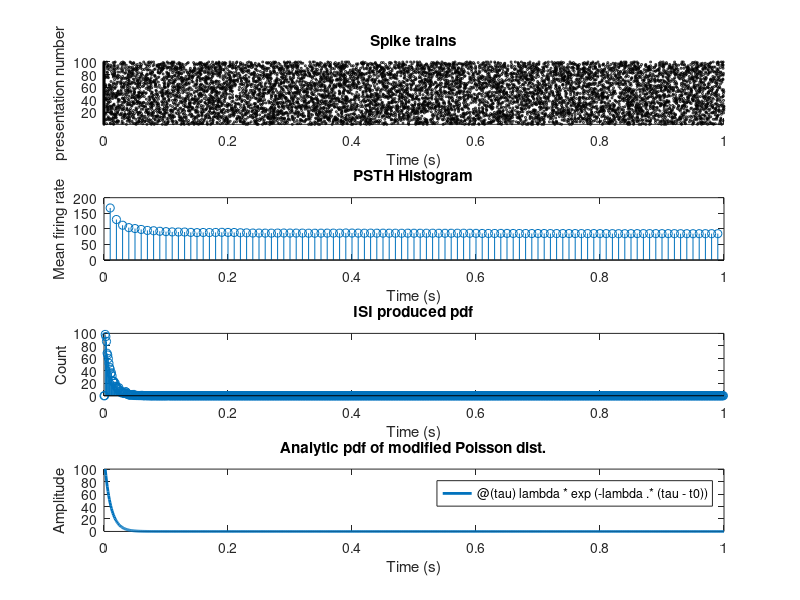
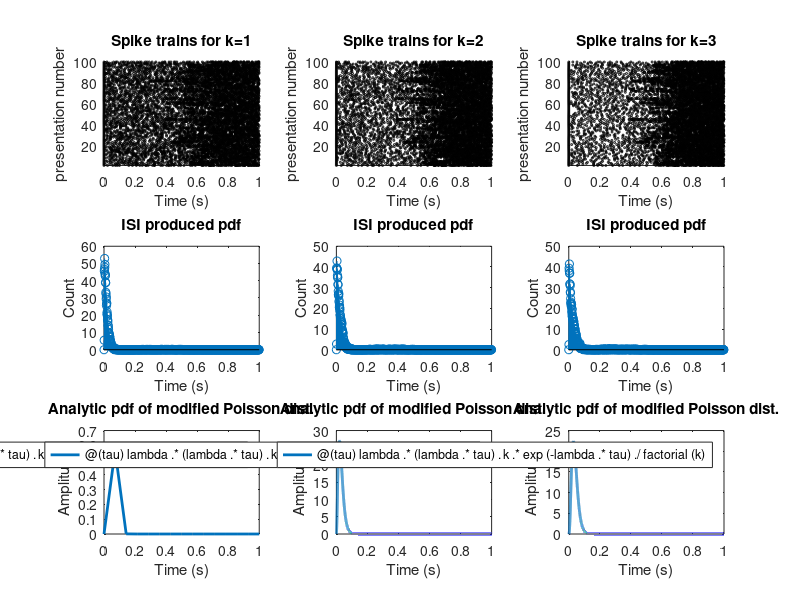

Here is the MATLAB script that generated these plots, in order:
%  SBE2, Johns Hopkins University
%  Homework #5
%
%  Created by Greg Kiar on 10.03.2015 (c)

clc

%% q1

% a
lambda = 100; %spikes per second
t0 = 0.002; % seconds
p2 = @(tau) lambda* exp (-lambda .* (tau - t0) );
F2 = @(tau) 1 - p2(tau)./lambda;
F2_inv = @(u) -1/lambda * log (1-u) + t0;
T = 1;
dt = 0.001;
figure (1)
clf
subplot(411);
trains = zeros(100, 1000);
for ii = 1:100
    t = 0;
    n = 1;
    while ( t < T )
        spikes{ii}(n) = t;
        u = rand();
        tau = F2_inv(u);
        t = tau+t;
        n = n+1;
    end
    scatter(spikes{ii}, ii*ones(1,length(spikes{ii})), 2, 'k');
    hold on
end
ylim([1 inf]); ylabel('presentation number');
xlabel('Time (s)'); title('Spike trains');

% b
isis = [];
for ii = 1:100
    for jj = 1:length(spikes{ii})-1
        temp(jj) = abs(spikes{ii}(jj) - spikes{ii}(jj+1));
    end
    isis = [isis, temp];
end
mean(isis)
% c
% there is no "post stimulus"... the stimulus is always present, at least
% that is what we were told to do in the question...
psth = zeros(1, 100);
subplot(412);
for ii = 0:100-0.01
    temp = 0;
    for jj = 1:100
        temp = temp + sum(spikes{jj} < ii*0.01);
    end
    psth(ii+1) = temp/(ii*0.01)/100;
end
stem(0:0.01:1-0.01,psth);
ylabel('Mean firing rate'); xlabel('Time (s)'); title('PSTH Histogram');

% d
isih = zeros(1, 1000);
subplot(413)
for ii = 0:1000-0.001
    isih(ii+1) = sum(isis >= ii*0.001 & isis < (ii+1)*0.001);
end
isih = isih/sum(isih)/dt;
stem(0:0.001:1-0.001,isih);
ylabel('Count');
xlabel('Time (s)'); title('ISI produced pdf');

subplot(414)
fplot(p2, [t0 1]);
xlim([0 1])
set(findobj(gca, 'Type', 'Line'), 'LineWidth', 2);
ylabel('Amplitude');
xlabel('Time (s)'); title('Analytic pdf of modified Poisson dist.');


%% q2
lambda = 100; %spikes per second
dt = 0.001;
T = 1;
figure (2)
clf

% a

k = 4;
for k=1:3
    p3 = @(tau) lambda.*(lambda.*tau).^k .* exp (-lambda .* tau )./factorial(k);
    F3 = @(tau) sum(p3(0:0.001:tau))*dt;
    
    ts = 0:dt:1-dt;
    for ii = 1:1000
        cdf3(ii) = F3(ii*dt);
    end
    % by mathematical theory, F3_inv = inf { x \in R : y \leq F(x) }
    F3_inv = @(u) find(cdf3 > u, 1, 'first')*dt;
    
    subplot(3,3,k);
    trains = zeros(100, 1000);
    for ii = 1:100
        t = 0;
        n = 1;
        while ( t < T )
            spikes{ii}(n) = t;
            u = rand();
            tau = F3_inv(u);
            t = tau+t;
            n = n+1;
        end
        scatter(spikes{ii}, ii*ones(1,length(spikes{ii})), 2, 'k');
        hold on
    end
    ylim([1 inf]); ylabel('presentation number');
    xlabel('Time (s)'); aa = sprintf('Spike trains for k=%d', k);title(aa);
    
    % b
    isis = [];
    for ii = 1:100
        temp = 0;
        for jj = 1:length(spikes{ii})-1
            temp(jj) = abs(spikes{ii}(jj) - spikes{ii}(jj+1));
        end
        isis = [isis, temp];
    end
    
    isih = zeros(1, 1000);
    subplot(3,3,k+3)
    for ii = 0:1000-0.001
        isih(ii+1) = sum(isis >= ii*0.001 & isis < (ii+1)*0.001);
    end
    isih = isih/sum(isih)/dt;
    stem(0:0.001:1-0.001,isih);
    ylabel('Count');
    xlabel('Time (s)'); title('ISI produced pdf');
    
    subplot(3,3,k+6)
    fplot(p3, [0 1]);
    xlim([0 1])
    set(findobj(gca, 'Type', 'Line'), 'LineWidth', 2);
    ylabel('Amplitude');
    xlabel('Time (s)'); title('Analytic pdf of modified Poisson dist.');
end
